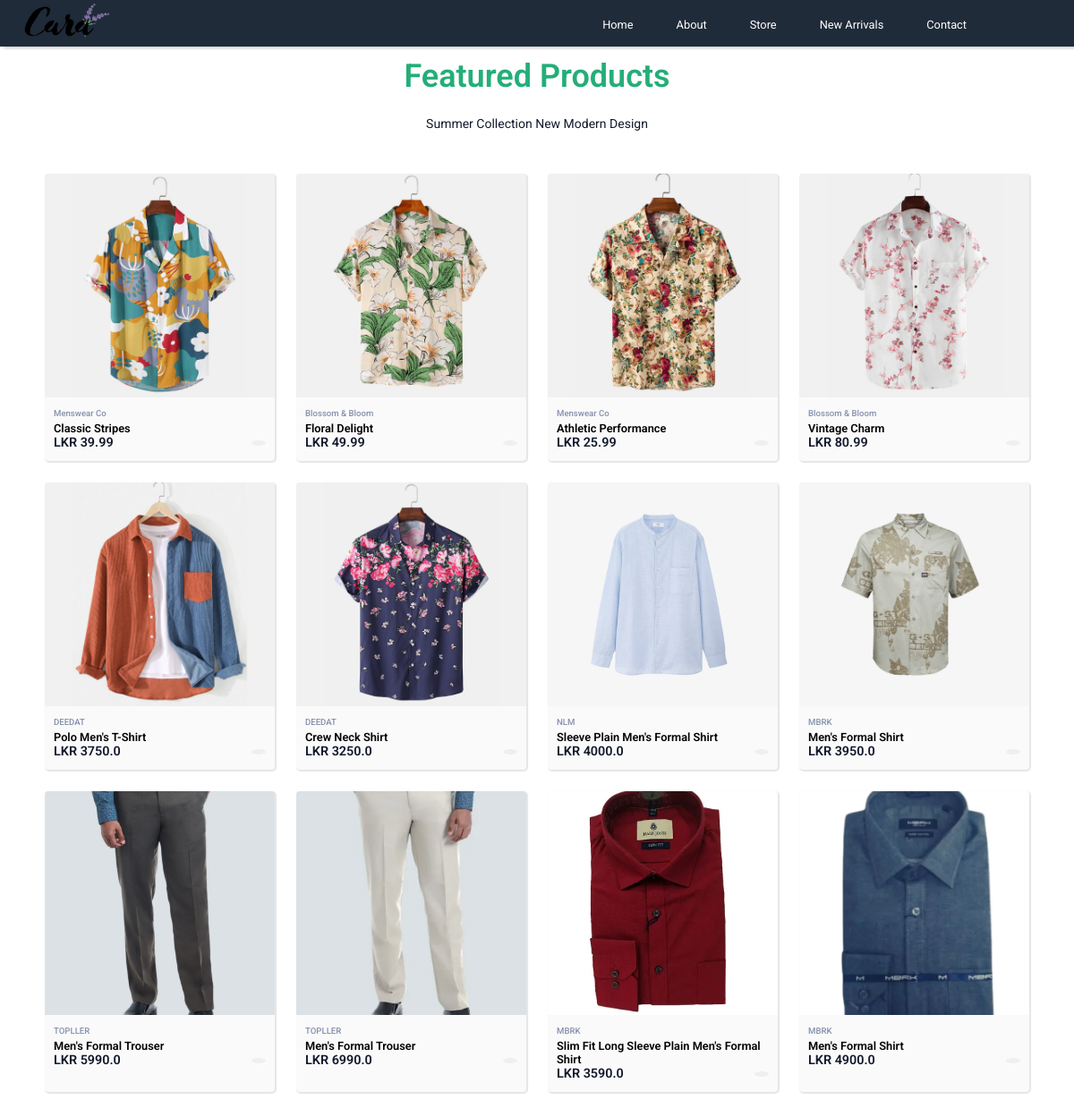
/store/, run on the app's committed database.
### store/models.py (models this page shows, shortened)
class Product(models.Model):
    name = models.CharField(max_length=200, null=True)
    price = models.FloatField(max_length=200, null=True)
    brand = models.CharField(max_length=200, null=True)
    image = models.ImageField(null=True, blank=True)
    @property
    def imageURL(self):
        try:
            url = self.image.url
        except:
            url = ""
        return url

### store/views.py (the view)
# urls.py: path("", include("store.urls"))
def store(request):
    products = Product.objects.all()
    context = {"products": products}
    return render(request, "store.html", context)

### templates/store.html (shortened to what this page needs)
<!DOCTYPE html>
{% extends "main.html" %}
{% load static %}
{% block content %}
    <section class="featured-products section">
        <h1 class="section-title">Featured Products</h1>
        <span class="section-subtitle">Summer Collection New Modern Design</span>
        <div class="products-container container grid">
            {% for product in products %}
                <div class="product-item">
                    <img src="{{ product.imageURL }}" alt="" class="product-image">
                    <div class="product-data">
                        <h4 class="product-brand">{{ product.brand }}</h4>
                        <h3 class="product-name">{{ product.name }}</h3>
                        <div class="price-cart-box">
                            <div>
                                <h5 class="product-price">LKR {{ product.price }}</h5>
                            </div>
                            <button data-product="{{ product.id }}" data-action="add" type="submit" class="add-cart-button">
                            </button>
                        </div>
                    </div>
                </div>
            {% endfor %}
        </div>
    </section>
{% endblock content %}

### static/css/style.css (style rules this page uses)
:root { --first-color: hsl(228, 66%, 53%); --first-color-alt: hsl(228, 66%, 47%); --first-color-light: hsl(228, 62%, 59%); --first-color-lighten: hsl(228, 100%, 97%); --second-color: hsl(25, 83%, 53%); --title-color: hsl(157, 66%, 41%); --text-color: hsl(228, 15%, 50%); --text-color-light: hsl(228, 12%, 75%); --border-color: hsl(228, 99%, 98%); --body-color: #fff; --container-color: #fff; --body-font: 'Poppins', sans-serif; --biggest-font-size: 2.25rem; --h1-font-size: 1.5rem; --h2-font-size: 1.25rem; --h3-font-size: 1rem; --normal-font-size: .938rem; --small-font-size: .813rem; --smaller-font-size: .75rem; }
* { box-sizing: border-box; margin: 0; padding: 0; }
body { margin: 0; font-family: var(--body-font); font-size: var(--normal-font-size); background: var(--body-color); color: var(--text-color); }
h1, h2, h3, h4, h5, h6 { color: var(--title-color); font-weight: 600; padding: 0; margin: 0; }
img { max-width: 100%; height: auto; }
.section { padding: 0; margin-top: 32px; margin-bottom: 64px; }
.section-title { margin-top: 48px; margin-bottom: 24px; font-size: 2.25rem; color: var(--title-color); }
.section-subtitle { display: block; font-size: 0.875rem; margin-bottom: 3rem; }
.section-subtitle, .section-title { text-align: center; }
.container { max-width: 1100px; margin: 0 auto; }
.grid { display: grid; grid-gap: 16px; }
.featured-products { margin-top: 64px; }
.products-container { grid-gap: 24px; grid-template-columns: repeat(4, 1fr); }
.product-item { border: 0 solid #e2e8f0; text-align: center; border-radius: 4px; overflow: hidden; background: #fafafa; box-shadow: 1px 1px 1px 1px rgba(0, 0, 0, 0.1); transition: 0.3s; }
.product-data { padding: 8px 10px; text-align: left; margin-bottom: 4px; }
.product-image { width: 100%; height: 250px; object-fit: cover; transition: transform 0.5s ease; }
.price-cart-box { display: flex; justify-content: space-between; align-items: center; }
.add-cart-button { border-radius: 50%; padding: 3px 8px; border: none; transition: 0.3s; }
.product-brand { color: var(--text-color); font-size: 0.6rem; font-weight: 500; }
.product-name { padding-top: 4px; color: black; font-size: 0.8rem; }
.product-price { font-weight: 600; color: var(--first-color); font-size: 0.9rem; }

### static/css/login.css (style rules this page uses)
:root { --first-color: #12192C; --text-color: #8590AD; }
:root { --body-font: 'Roboto', sans-serif; --big-font-size: 2rem; --normal-font-size: 0.938rem; --smaller-font-size: 0.875rem; }
*,::before,::after { box-sizing: border-box; }
body { margin: 0; padding: 0; font-family: var(--body-font); color: var(--first-color); }
h1 { margin: 0; }
img { max-width: 100%; height: auto; }

### data on the page
Product: imageURL (picture), brand "Menswear Co", name "Classic Stripes", price "39.99"
Product: imageURL (picture), brand "Blossom & Bloom", name "Floral Delight", price "49.99"
Product: imageURL (picture), brand "Menswear Co", name "Athletic Performance", price "25.99"
Product: imageURL (picture), brand "Blossom & Bloom", name "Vintage Charm", price "80.99"
Product: imageURL (picture), brand "DEEDAT", name "Polo Men's T-Shirt", price "3750.0"
Product: imageURL (picture), brand "DEEDAT", name "Crew Neck Shirt", price "3250.0"
Product: imageURL (picture), brand "NLM", name "Sleeve Plain Men's Formal Shirt", price "4000.0"
Product: imageURL (picture), brand "MBRK", name "Men's Formal Shirt", price "3950.0"
Product: imageURL (picture), brand "TOPLLER", name "Men's Formal Trouser", price "5990.0"
Product: imageURL (picture), brand "TOPLLER", name "Men's Formal Trouser", price "6990.0"
Product: imageURL (picture), brand "MBRK", name "Slim Fit Long Sleeve Plain Men's Formal Shirt", price "3590.0"
Product: imageURL (picture), brand "MBRK", name "Men's Formal Shirt", price "4900.0"
